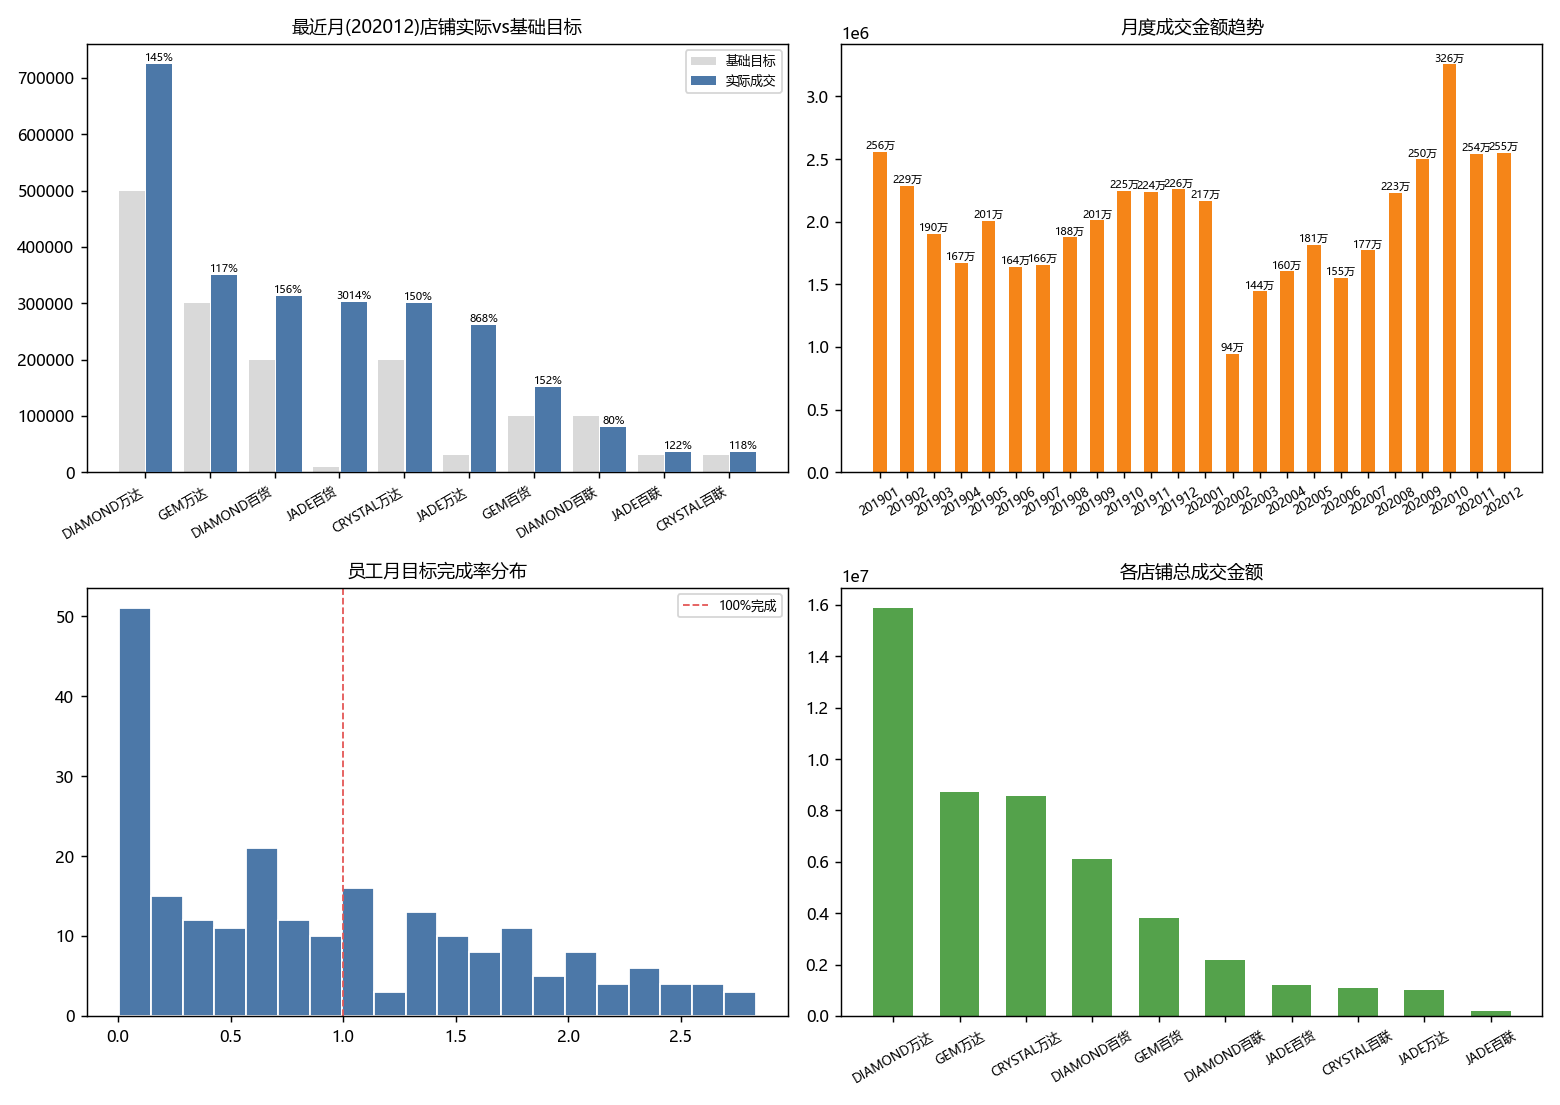

The Python source for this figure:
"""第2章 PowerBI案例-服装零售分析 -> Python
原素材: 5、PowerBI基本操作/案例2/服装零售-原始数据.xlsx (12表星型模型: 零售单32106+店铺/员工/月目标等)
内涵: 服装代理商销售分析——多表关联, 按店铺/员工/月汇总成交金额, 对比月目标算完成率, 辅助业绩管理。
"""
from pathlib import Path
import pandas as pd
import matplotlib.pyplot as plt

plt.rcParams['font.sans-serif'] = ['Microsoft YaHei']
plt.rcParams['axes.unicode_minus'] = False
plt.rcParams['font.size'] = 9

ROOT = Path(__file__).resolve().parent.parent
F = ROOT / "CDA 教材资料2025" / "1《CDA 一级认证教材：商业数据分析》" / "第2章 数据分析方法" / "5、PowerBI基本操作" / "案例2" / "服装零售-原始数据.xlsx"
ret = pd.read_excel(F, "零售单")
shop = pd.read_excel(F, "店铺表")
emp = pd.read_excel(F, "员工表")
smt = pd.read_excel(F, "店铺月目标表")
emt = pd.read_excel(F, "员工月目标表")

ret["订单日期"] = pd.to_datetime(ret["订单日期"])
ret["年月"] = ret["订单日期"].dt.strftime("%Y%m").astype(int)
ms = ret.groupby("年月")["成交金额"].sum().sort_index()

last = ret["年月"].max()
ss = ret[ret["年月"] == last].groupby("店铺id")["成交金额"].sum()
smt_l = smt[smt["年月"] == last].set_index("店铺id")["基础目标"]
comp = pd.DataFrame({"实际": ss, "目标": smt_l}).dropna()
comp = comp.merge(shop[["店铺id", "店铺名称"]], on="店铺id").sort_values("实际", ascending=False)
comp["完成率"] = comp["实际"] / comp["目标"]

es = ret.dropna(subset=["员工id"]).groupby(["年月", "员工id"])["成交金额"].sum().reset_index()
ec = es.merge(emt, on=["年月", "员工id"])
ec["完成率"] = ec["成交金额"] / ec["基础目标"]
print(f"月份: {sorted(ret['年月'].unique())}  总成交额={ret['成交金额'].sum():.0f}")
print(f"\n== 最近月({last})店铺目标完成率 ==")
print(comp[["店铺名称", "实际", "目标", "完成率"]].to_string(index=False))

fig, axes = plt.subplots(2, 2, figsize=(12, 8.5))
axes[0, 0].bar(range(len(comp)), comp["目标"], width=0.4, color="#D9D9D9", label="基础目标", zorder=1)
axes[0, 0].bar([i + 0.42 for i in range(len(comp))], comp["实际"], width=0.4, color="#4C78A8", label="实际成交", zorder=3)
axes[0, 0].set_xticks([i + 0.2 for i in range(len(comp))]); axes[0, 0].set_xticklabels(comp["店铺名称"], rotation=30, ha="right", fontsize=7)
axes[0, 0].set_title(f"最近月({last})店铺实际vs基础目标", fontsize=10); axes[0, 0].legend(fontsize=7)
for i, r in comp.reset_index(drop=True).iterrows():
    axes[0, 0].text(i + 0.42, r["实际"], f"{r['完成率']:.0%}", ha='center', va='bottom', fontsize=6)

axes[0, 1].bar([str(m) for m in ms.index], ms.values, width=0.5, color="#F58518")
axes[0, 1].set_title("月度成交金额趋势", fontsize=10); axes[0, 1].tick_params(axis='x', rotation=30, labelsize=7)
for i, v in enumerate(ms.values):
    axes[0, 1].text(i, v, f"{v/1e4:.0f}万", ha='center', va='bottom', fontsize=6)

valid = ec["完成率"][(ec["完成率"] > 0) & (ec["完成率"] < 3)]
axes[1, 0].hist(valid, bins=20, color="#4C78A8", edgecolor="white")
axes[1, 0].axvline(1.0, color="#E45756", ls="--", lw=1, label="100%完成")
axes[1, 0].set_title("员工月目标完成率分布", fontsize=10); axes[1, 0].legend(fontsize=7)

shop_all = ret.groupby("店铺id")["成交金额"].sum().reset_index().merge(shop[["店铺id", "店铺名称"]], on="店铺id").sort_values("成交金额", ascending=False)
axes[1, 1].bar(shop_all["店铺名称"], shop_all["成交金额"], width=0.6, color="#54A24B")
axes[1, 1].set_title("各店铺总成交金额", fontsize=10); axes[1, 1].tick_params(axis='x', rotation=30, labelsize=7)
plt.tight_layout()
out = Path(__file__).resolve().parent / "第02章_服装零售分析.png"
plt.savefig(out, dpi=130)
print(f"图已保存: {out.name}")
